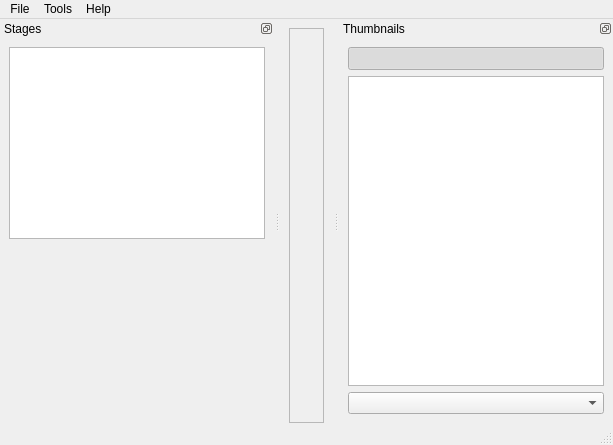
<?xml version="1.0" encoding="UTF-8"?>
<ui version="4.0">
 <class>MainWindow</class>
 <widget class="QMainWindow" name="MainWindow">
  <property name="geometry">
   <rect>
    <x>0</x>
    <y>0</y>
    <width>613</width>
    <height>445</height>
   </rect>
  </property>
  <property name="sizePolicy">
   <sizepolicy hsizetype="Preferred" vsizetype="Preferred">
    <horstretch>0</horstretch>
    <verstretch>0</verstretch>
   </sizepolicy>
  </property>
  <property name="windowTitle">
   <string>MainWindow</string>
  </property>
  <property name="styleSheet">
   <string notr="true"/>
  </property>
  <widget class="QWidget" name="centralwidget">
   <property name="sizePolicy">
    <sizepolicy hsizetype="Preferred" vsizetype="Preferred">
     <horstretch>0</horstretch>
     <verstretch>0</verstretch>
    </sizepolicy>
   </property>
   <property name="cursor">
    <cursorShape>ArrowCursor</cursorShape>
   </property>
   <layout class="QHBoxLayout" name="horizontalLayout">
    <property name="bottomMargin">
     <number>0</number>
    </property>
    <item>
     <widget class="QFrame" name="imageViewFrame">
      <property name="sizePolicy">
       <sizepolicy hsizetype="Expanding" vsizetype="Expanding">
        <horstretch>1</horstretch>
        <verstretch>1</verstretch>
       </sizepolicy>
      </property>
      <property name="frameShape">
       <enum>QFrame::StyledPanel</enum>
      </property>
      <property name="frameShadow">
       <enum>QFrame::Sunken</enum>
      </property>
     </widget>
    </item>
   </layout>
  </widget>
  <widget class="QMenuBar" name="menubar">
   <property name="geometry">
    <rect>
     <x>0</x>
     <y>0</y>
     <width>613</width>
     <height>21</height>
    </rect>
   </property>
   <widget class="QMenu" name="menuDebug">
    <property name="title">
     <string>Tools</string>
    </property>
    <addaction name="actionRelinking"/>
    <addaction name="separator"/>
    <addaction name="actionDebug"/>
    <addaction name="separator"/>
    <addaction name="actionSettings"/>
   </widget>
   <widget class="QMenu" name="menuFile">
    <property name="title">
     <string>File</string>
    </property>
    <addaction name="actionNewProject"/>
    <addaction name="actionOpenProject"/>
    <addaction name="separator"/>
    <addaction name="actionSaveProject"/>
    <addaction name="actionSaveProjectAs"/>
    <addaction name="separator"/>
    <addaction name="actionCloseProject"/>
    <addaction name="separator"/>
    <addaction name="actionQuit"/>
   </widget>
   <widget class="QMenu" name="menuHelp">
    <property name="title">
     <string>Help</string>
    </property>
    <addaction name="actionAbout"/>
   </widget>
   <addaction name="menuFile"/>
   <addaction name="menuDebug"/>
   <addaction name="menuHelp"/>
  </widget>
  <widget class="QStatusBar" name="statusBar"/>
  <widget class="QDockWidget" name="dockWidgetFilters">
   <property name="minimumSize">
    <size>
     <width>91</width>
     <height>316</height>
    </size>
   </property>
   <property name="maximumSize">
    <size>
     <width>524287</width>
     <height>524287</height>
    </size>
   </property>
   <property name="features">
    <set>QDockWidget::DockWidgetFloatable|QDockWidget::DockWidgetMovable</set>
   </property>
   <property name="windowTitle">
    <string>Stages</string>
   </property>
   <attribute name="dockWidgetArea">
    <number>1</number>
   </attribute>
   <widget class="QWidget" name="dockWidgetContents">
    <layout class="QVBoxLayout" name="verticalLayout_2">
     <property name="bottomMargin">
      <number>0</number>
     </property>
     <item>
      <widget class="StageListView" name="filterList">
       <property name="sizePolicy">
        <sizepolicy hsizetype="Expanding" vsizetype="MinimumExpanding">
         <horstretch>0</horstretch>
         <verstretch>0</verstretch>
        </sizepolicy>
       </property>
       <property name="autoScroll">
        <bool>false</bool>
       </property>
       <property name="editTriggers">
        <set>QAbstractItemView::NoEditTriggers</set>
       </property>
       <property name="tabKeyNavigation">
        <bool>false</bool>
       </property>
       <property name="showDropIndicator" stdset="0">
        <bool>false</bool>
       </property>
       <property name="alternatingRowColors">
        <bool>true</bool>
       </property>
       <property name="selectionMode">
        <enum>QAbstractItemView::SingleSelection</enum>
       </property>
       <property name="selectionBehavior">
        <enum>QAbstractItemView::SelectRows</enum>
       </property>
       <property name="textElideMode">
        <enum>Qt::ElideNone</enum>
       </property>
       <property name="showGrid">
        <bool>false</bool>
       </property>
       <property name="wordWrap">
        <bool>false</bool>
       </property>
       <property name="cornerButtonEnabled">
        <bool>false</bool>
       </property>
      </widget>
     </item>
     <item>
      <widget class="QScrollArea" name="scrollArea">
       <property name="frameShape">
        <enum>QFrame::NoFrame</enum>
       </property>
       <property name="verticalScrollBarPolicy">
        <enum>Qt::ScrollBarAlwaysOff</enum>
       </property>
       <property name="horizontalScrollBarPolicy">
        <enum>Qt::ScrollBarAlwaysOff</enum>
       </property>
       <property name="widgetResizable">
        <bool>true</bool>
       </property>
       <widget class="QWidget" name="scrollAreaWidgetContents">
        <property name="geometry">
         <rect>
          <x>0</x>
          <y>0</y>
          <width>256</width>
          <height>175</height>
         </rect>
        </property>
        <layout class="QVBoxLayout" name="verticalLayout">
         <item>
          <widget class="NonOwningWidget" name="filterOptions" native="true"/>
         </item>
        </layout>
       </widget>
      </widget>
     </item>
    </layout>
   </widget>
  </widget>
  <widget class="QDockWidget" name="dockWidgetThumbnails">
   <property name="minimumSize">
    <size>
     <width>89</width>
     <height>165</height>
    </size>
   </property>
   <property name="maximumSize">
    <size>
     <width>524287</width>
     <height>524287</height>
    </size>
   </property>
   <property name="features">
    <set>QDockWidget::DockWidgetFloatable|QDockWidget::DockWidgetMovable</set>
   </property>
   <property name="windowTitle">
    <string>Thumbnails</string>
   </property>
   <attribute name="dockWidgetArea">
    <number>2</number>
   </attribute>
   <widget class="QWidget" name="dockWidgetContents_2">
    <layout class="QVBoxLayout" name="verticalLayout_3">
     <item>
      <widget class="QToolButton" name="focusButton">
       <property name="sizePolicy">
        <sizepolicy hsizetype="Minimum" vsizetype="Fixed">
         <horstretch>0</horstretch>
         <verstretch>0</verstretch>
        </sizepolicy>
       </property>
       <property name="statusTip">
        <string>Keep current page in view.</string>
       </property>
       <property name="text">
        <string/>
       </property>
       <property name="icon">
        <iconset resource="../resources/resources.qrc">
         <normaloff>:/icons/keep-in-view.png</normaloff>:/icons/keep-in-view.png</iconset>
       </property>
       <property name="checkable">
        <bool>true</bool>
       </property>
       <property name="checked">
        <bool>true</bool>
       </property>
      </widget>
     </item>
     <item>
      <widget class="QGraphicsView" name="thumbView">
       <property name="minimumSize">
        <size>
         <width>0</width>
         <height>0</height>
        </size>
       </property>
       <property name="statusTip">
        <string>Use Home, End, PgUp (or Q), PgDown (or W) to navigate between pages.</string>
       </property>
       <property name="alignment">
        <set>Qt::AlignHCenter|Qt::AlignTop</set>
       </property>
      </widget>
     </item>
     <item>
      <widget class="QComboBox" name="sortOptions">
       <property name="sizeAdjustPolicy">
        <enum>QComboBox::AdjustToContentsOnFirstShow</enum>
       </property>
      </widget>
     </item>
    </layout>
   </widget>
  </widget>
  <action name="actionDebug">
   <property name="checkable">
    <bool>true</bool>
   </property>
   <property name="checked">
    <bool>false</bool>
   </property>
   <property name="text">
    <string>Debug Mode</string>
   </property>
  </action>
  <action name="actionSaveProject">
   <property name="text">
    <string>Save Project</string>
   </property>
   <property name="shortcut">
    <string>Ctrl+S</string>
   </property>
  </action>
  <action name="actionSaveProjectAs">
   <property name="text">
    <string>Save Project As ...</string>
   </property>
   <property name="shortcut">
    <string>Ctrl+Shift+S</string>
   </property>
  </action>
  <action name="actionNextPage">
   <property name="text">
    <string>Next Page</string>
   </property>
   <property name="shortcut">
    <string>PgDown</string>
   </property>
   <property name="autoRepeat">
    <bool>false</bool>
   </property>
  </action>
  <action name="actionPrevPage">
   <property name="text">
    <string>Previous Page</string>
   </property>
   <property name="shortcut">
    <string>PgUp</string>
   </property>
   <property name="autoRepeat">
    <bool>false</bool>
   </property>
  </action>
  <action name="actionNewProject">
   <property name="text">
    <string>New Project ...</string>
   </property>
   <property name="shortcut">
    <string>Ctrl+N</string>
   </property>
  </action>
  <action name="actionOpenProject">
   <property name="text">
    <string>Open Project ...</string>
   </property>
   <property name="shortcut">
    <string>Ctrl+O</string>
   </property>
  </action>
  <action name="actionPrevPageQ">
   <property name="text">
    <string>Previous Page</string>
   </property>
   <property name="shortcut">
    <string>Q</string>
   </property>
   <property name="autoRepeat">
    <bool>false</bool>
   </property>
  </action>
  <action name="actionNextPageW">
   <property name="text">
    <string>Next Page</string>
   </property>
   <property name="shortcut">
    <string>W</string>
   </property>
   <property name="autoRepeat">
    <bool>false</bool>
   </property>
  </action>
  <action name="actionCloseProject">
   <property name="text">
    <string>Close Project</string>
   </property>
   <property name="shortcut">
    <string>Ctrl+W</string>
   </property>
  </action>
  <action name="actionQuit">
   <property name="text">
    <string>Quit</string>
   </property>
   <property name="shortcut">
    <string>Ctrl+Q</string>
   </property>
  </action>
  <action name="actionSettings">
   <property name="text">
    <string>Settings ...</string>
   </property>
  </action>
  <action name="actionFirstPage">
   <property name="text">
    <string>First Page</string>
   </property>
   <property name="shortcut">
    <string>Home</string>
   </property>
  </action>
  <action name="actionLastPage">
   <property name="text">
    <string>Last Page</string>
   </property>
   <property name="shortcut">
    <string>End</string>
   </property>
  </action>
  <action name="actionAbout">
   <property name="text">
    <string>About</string>
   </property>
  </action>
  <action name="actionFixDpi">
   <property name="text">
    <string>Fix DPI ...</string>
   </property>
  </action>
  <action name="actionRelinking">
   <property name="text">
    <string>Relinking ...</string>
   </property>
  </action>
 </widget>
 <customwidgets>
  <customwidget>
   <class>StageListView</class>
   <extends>QTableView</extends>
   <header>StageListView.h</header>
  </customwidget>
  <customwidget>
   <class>NonOwningWidget</class>
   <extends>QWidget</extends>
   <header>NonOwningWidget.h</header>
   <container>1</container>
  </customwidget>
 </customwidgets>
 <resources>
  <include location="../resources/resources.qrc"/>
 </resources>
 <connections/>
</ui>
